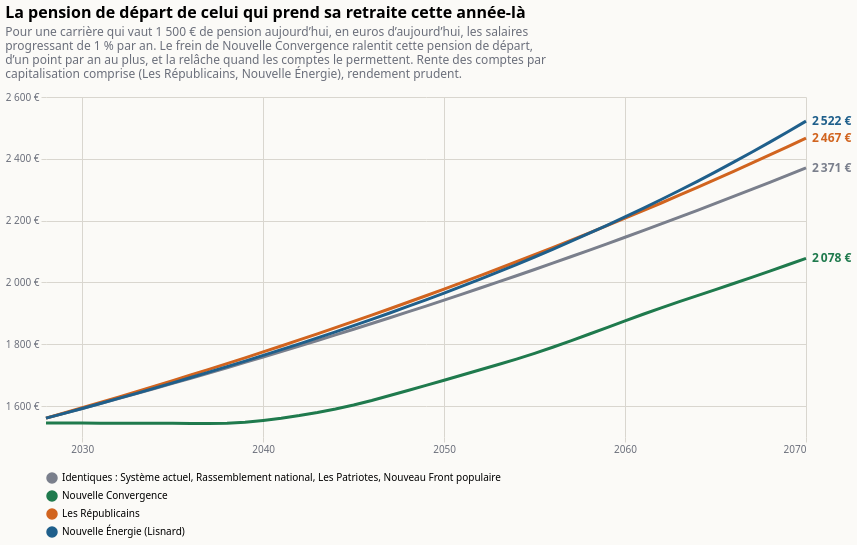

Vega-Lite specification for this chart:
### Vega-Lite specification from a JSON file in a GitHub repository (floating-point values rounded to 4 significant figures; data arrays with more than 128 entries replaced by an {"elided": "..."} marker saying what was removed)
{"$schema": "https://vega.github.io/schema/vega-lite/v6.json", "title": {"text": "La pension de départ de celui qui prend sa retraite cette année-là", "subtitle": ["Pour une carrière qui vaut 1 500 € de pension aujourd’hui, en euros d’aujourd’hui, les salaires", "progressant de 1 % par an. Le frein de Nouvelle Convergence ralentit cette pension de départ,", "d’un point par an au plus, et la relâche quand les comptes le permettent. Rente des comptes par", "capitalisation comprise (Les Républicains, Nouvelle Énergie), rendement prudent."], "anchor": "start", "fontSize": 16, "subtitleColor": "#6b6f7b", "subtitlePadding": 6, "offset": 12}, "background": "#fbfaf7", "config": {"font": "system-ui, sans-serif", "axis": {"gridColor": "#d9d6cf", "labelColor": "#6b6f7b", "domain": false, "tickColor": "#d9d6cf"}, "legend": {"orient": "bottom", "columns": 3, "labelLimit": 2000, "symbolOpacity": 1}, "view": {"stroke": null}}, "width": 760, "height": 340, "data": {"values": {"elided": "172 records"}}, "encoding": {"x": {"field": "annee", "type": "quantitative", "scale": {"domain": [2028, 2070]}, "axis": {"format": "d", "title": null, "values": [2030, 2040, 2050, 2060, 2070]}}, "y": {"field": "valeur", "type": "quantitative", "scale": {"zero": false, "padding": 12}, "axis": {"title": null, "labelExpr": "replace(format(datum.value, ',.0f'), ',', ' ') + ' €'", "tickCount": 7}}, "color": {"field": "programme", "type": "nominal", "title": null, "sort": ["Identiques : Système actuel, Rassemblement national, Les Patriotes, Nouveau Front populaire", "Nouvelle Convergence", "Les Républicains", "Nouvelle Énergie (Lisnard)"], "scale": {"domain": ["Identiques : Système actuel, Rassemblement national, Les Patriotes, Nouveau Front populaire", "Nouvelle Convergence", "Les Républicains", "Nouvelle Énergie (Lisnard)"], "range": ["#7a7f8c", "#1f7a4d", "#d1641f", "#1f5f8b"]}, "legend": {"orient": "bottom", "columns": 1, "labelLimit": 2000}}}, "layer": [{"mark": {"type": "line", "strokeWidth": 3}}, {"data": {"values": [{"annee": 2070, "programme": "Identiques : Système actuel, Rassemblement national, Les Patriotes, Nouveau Front populaire", "valeur": 2371.0, "etiquette": "2 371 €"}, {"annee": 2070, "programme": "Nouvelle Convergence", "valeur": 2078.0, "etiquette": "2 078 €"}, {"annee": 2070, "programme": "Les Républicains", "valeur": 2467.0, "etiquette": "2 467 €"}, {"annee": 2070, "programme": "Nouvelle Énergie (Lisnard)", "valeur": 2522.0, "etiquette": "2 522 €"}]}, "mark": {"type": "text", "align": "left", "dx": 6, "fontSize": 12, "fontWeight": "bold"}, "encoding": {"text": {"field": "etiquette"}}}]}
